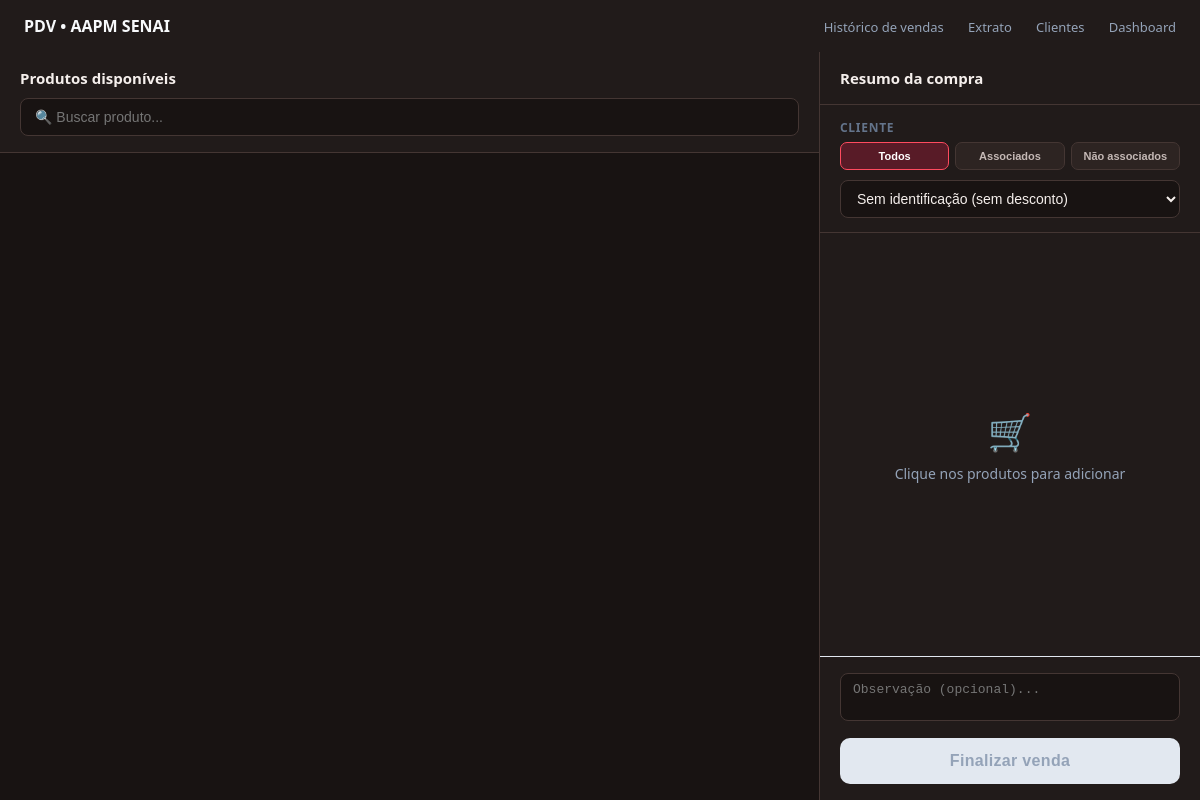
Page /pdv/ (signed in) on the earlier database version.
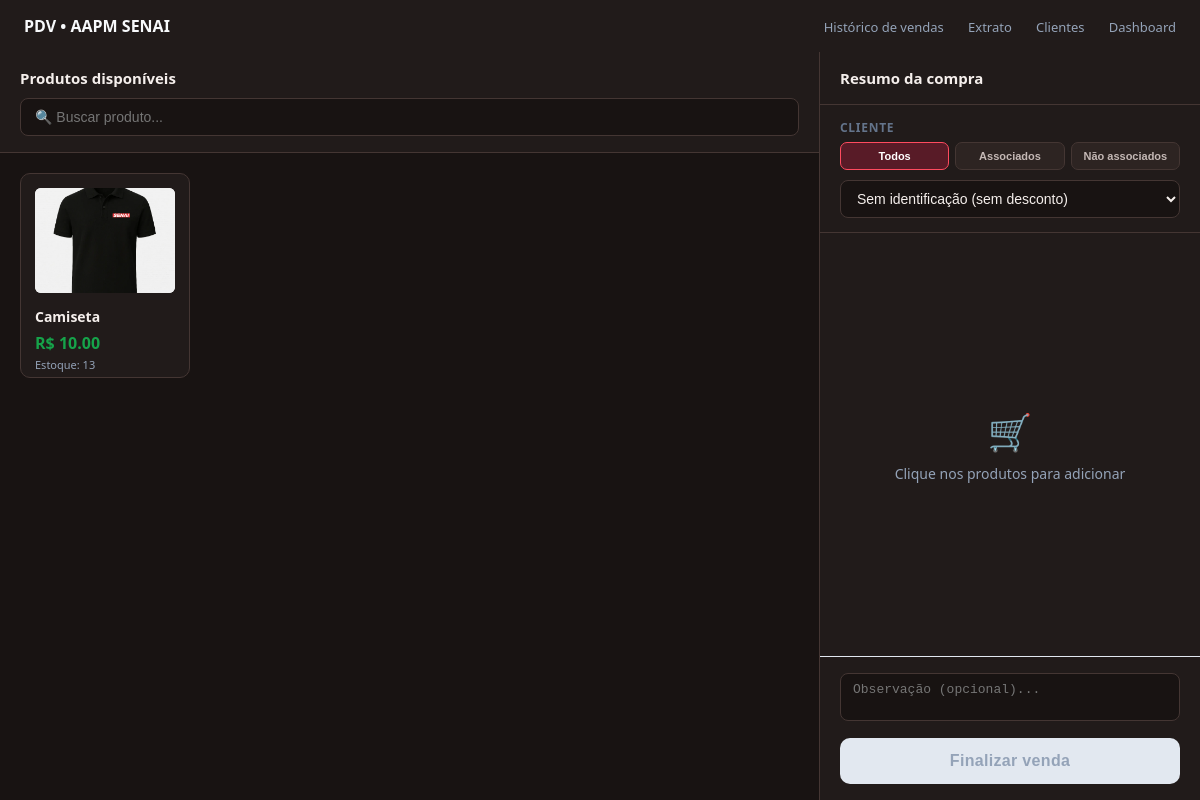
Same page on the later database version.
### app/models/produto.py (models this page shows, shortened)
class Produto(Base):
    __tablename__ = "produtos"
    id            = Column(Integer, primary_key=True, index=True)
    nome          = Column(String(150), nullable=False, index=True)
    preco         = Column(Float, nullable=False, default=0.0)
    estoque_atual = Column(Integer, nullable=False, default=0)
    variacao      = Column(String(80), nullable=True, index=True)
    ativo         = Column(Boolean, default=True)
    imagem_path = Column(String(255), nullable=True)
    categoria_id = Column(
        Integer,
        ForeignKey("categorias.id", ondelete="SET NULL"),
        nullable=True
    )
    categoria = relationship(
        "Categoria",
        back_populates="produtos"
    )

### app/controllers/pdv_controller.py (the view)
@router.get("/")
def tela_pdv(
    request: Request,
    db: Session = Depends(get_db),
    usuario = Depends(get_usuario_logado)
):
    produtos  = (
        db.query(Produto)
        .filter(Produto.ativo == True, Produto.estoque_atual > 0)
        .order_by(Produto.nome)
        .all()
    )
    clientes  = (
        db.query(Cliente)
        .filter(Cliente.ativo == True)
        .order_by(Cliente.nome)
        .all()
    )
    return templates.TemplateResponse(
        request,
        "pdv/index.html",
        {
            "request":             request,
            "usuario":             usuario,
            "produtos":            produtos,
            "clientes":            clientes,
            "desconto_associado":  DESCONTO_ASSOCIADO,
        }
    )

### app/templates/pdv/index.html (shortened to what this page needs)
<!DOCTYPE html>
<html lang="pt-br">
<head>
</head>
<body>
<header class="topbar">
    <span class="topbar-title">🏪 PDV — AAPM SENAI</span>
    <nav class="topbar-links">
        <a href="/pdv/historico">Histórico de vendas</a>
        <a href="/pdv/extrato">Extrato</a>
        <a href="/clientes">Clientes</a>
        <a href="/">Dashboard</a>
    </nav>
</header>
<div class="pdv-layout">
    <section class="produtos-col">
        <div class="produtos-header">
            <input class="busca-input"
                   type="text"
                   id="busca-produto"
                   placeholder="🔍 Buscar produto..."
                   autocomplete="off">
        </div>
        <div class="produtos-grid" id="grade-produtos">
            {% for p in produtos %}
            <div class="produto-card {% if p.estoque_atual == 0 %}sem-estoque{% endif %}"
                 data-id="{{ p.id }}"
                 data-nome="{{ p.nome }}"
                 data-preco="{{ p.preco }}"
                 data-estoque="{{ p.estoque_atual }}"
                 data-nome-lower="{{ p.nome.lower() }}"
                 onclick="adicionarAoCarrinho(this)">
                <img src="{{ p.imagem_url }}" alt="{{ p.nome }}">
                <div class="produto-card-nome">{{ p.nome }}</div>
                <div class="produto-card-preco">
                    R$ {{ "%.2f"|format(p.preco) }}
                </div>
                <div class="produto-card-estoque">
                    Estoque: {{ p.estoque_atual }}
                </div>
            </div>
            {% endfor %}
        </div>
    </section>
    <aside class="carrinho-col">
        <div class="carrinho-header">🛒 Carrinho</div>
        <div class="cliente-section">
            <label>Cliente</label>
            <div class="cliente-filtros" role="group" aria-label="Tipo de cliente">
                <button type="button" class="cliente-filtro ativo" data-filtro-cliente="todos">Todos</button>
                <button type="button" class="cliente-filtro" data-filtro-cliente="associados">Associados</button>
                <button type="button" class="cliente-filtro" data-filtro-cliente="nao-associados">Não associados</button>
            </div>
            <select class="cliente-select"
                    id="select-cliente"
                    onchange="atualizarCliente(this)">
                <option value="0" data-associado="false">
                    Sem identificação (sem desconto)
                </option>
            </select>
        </div>
        <div class="carrinho-itens" id="lista-carrinho">
            <div class="carrinho-vazio" id="msg-vazio">
                <span class="carrinho-vazio-icon">🛒</span>
                Clique nos produtos para adicionar
            </div>
        </div>
        <div class="carrinho-footer">
            <textarea class="obs-input"
                      id="obs-input"
                      rows="2"
                      placeholder="Observação (opcional)..."></textarea>
            <form id="form-venda" action="/pdv/finalizar" method="post">
                <button class="btn-finalizar"
                        id="btn-finalizar"
                        type="button"
                        disabled
                        onclick="finalizarVenda()">
                    Finalizar venda
                </button>
            </form>
        </div>
    </aside>
</div>
</body>
</html>

Differences in the rows shown:
added Produto: imagem_url (picture), nome "Camiseta", preco "10.00", estoque_atual "13"
